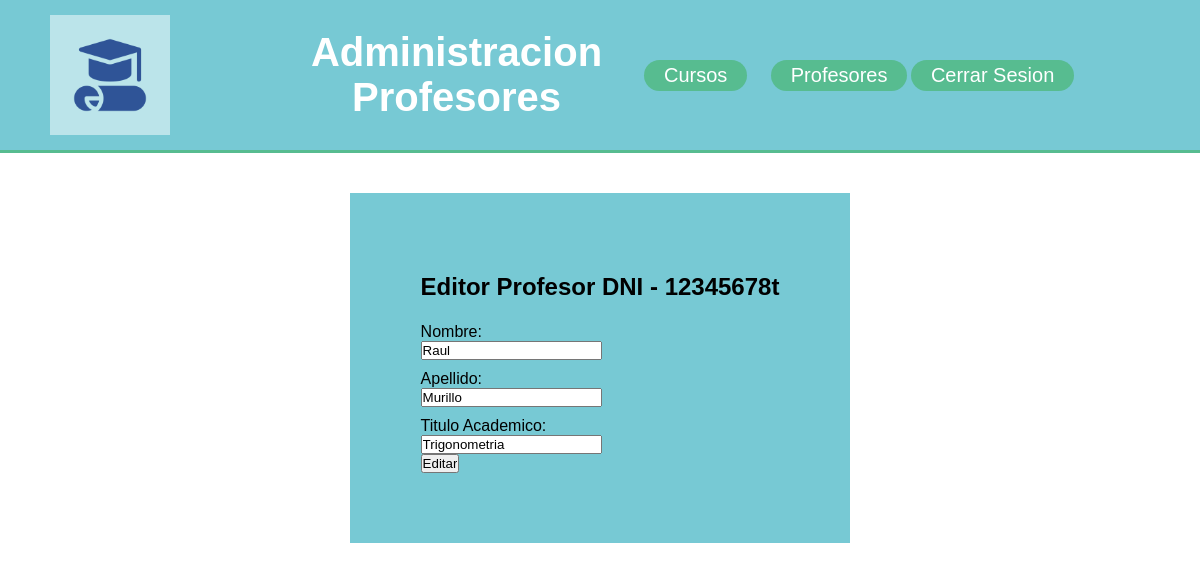
Page /Admin/editar_profesores.php?dni=12345678t (signed in) on the committed database.
### tables this page shows
CREATE TABLE `profesores` (
  `dni` varchar(9) NOT NULL,
  `nombre` varchar(30) NOT NULL,
  `apellido` varchar(30) NOT NULL,
  `titulo academico` varchar(50) NOT NULL,
  `foto` varchar(50) NOT NULL,
  `contraseña` varchar(50) NOT NULL,
  `activo` tinyint(1) NOT NULL DEFAULT 1
);

### Admin/funciones.php (called while the page is built, shortened)
<?php
function listado_profesor_especifico($con,$dni){
    $sql = "SELECT * FROM profesores WHERE dni = '".$dni."' and `activo` = 1";
    if($resultado = $con->query($sql)){
        while($row = $resultado->fetch_assoc()){
            $lista[] = $row;
        }
    }
    return $lista;
}
?>

### Admin/editar_profesores.php (the view, shortened to what this page needs)
<head>
    <link href="estilo_admin.css" rel="stylesheet" type="text/css">
</head>
<body>
    <?php
    if(isset($_SESSION['admin'])){
        if(isset($_GET['dni']) || isset($_POST['nombre'])){
        include('funciones.php');
        $con = conectar();
        if(isset($_GET['eliminar'])){
            if($_GET['eliminar'] == 1){
                $sql = "UPDATE cursos SET `activo` = 0 WHERE `profesor` = '".$_GET['dni']."'";
                echo $sql;
                if($resultado = $con->query($sql)){
                    echo "query realizada con exito";
                }else{
                    echo "Tu Query No se ha realizado correctamente (desactivacion de curso)";
                }
                $sql = "UPDATE profesores SET activo = 0 WHERE dni = '".$_GET['dni']."'";
            }else{
                $sql = "UPDATE profesores SET activo = 1 WHERE dni = '".$_GET['dni']."'";
            }
            if($resultado = $con->query($sql)){
                echo "<meta http-equiv=REFRESH content=0,URL=profesores_admin.php>";
            }else{
                echo "Tu Query No se ha realizado correctamente";
                echo "<meta http-equiv=REFRESH content=1,URL=profesores_admin.php>";
            }
        }else{
        if(isset($_POST['nombre'])){
            $sql = "UPDATE `profesores` SET `nombre` = '".$_POST['nombre']."', `apellido` = '".$_POST['apellido']."', `titulo academico` = '".$_POST['titulo_academico']."' WHERE `profesores`.`dni` = '".$_POST['dni']."';";
            if($resultado = $con->query($sql)){
                echo "<meta http-equiv=REFRESH content=0,URL=profesores_admin.php>";
            }else{
                echo "Tu Query No se ha realizado correctamente";
                echo "<meta http-equiv=REFRESH content=1,URL=profesores_admin.php>";
            }
        }else{
        ?>
        <header>
            <section>
                <div class="Logo"><a href="inicio.php"><img src='../logo/logo1.jpg' class="Logo"></a></div>
                <div class="Titulo"><h1>Administracion Profesores</h1></div>
                <div class="Boton_cursos"><a href="cursos_admin.php" class="boton_cursos">Cursos</a></div>
                <div class="Boton_profes"><a href="profesores_admin.php" class="boton_profes">Profesores</a></div>
                <div class="cerrar_sesion"><a href="cerrar_sesion.php" class="cerrar_sesion">Cerrar Sesion</a></div>
            </section>
        </header>
        <?php
            $listado = listado_profesor_especifico($con,$_GET['dni']);
        ?>
        <div class="Todo">
            <div class="form_profesor">
                <form action="editar_profesores.php" method="POST">
                    <label class="titulo_registro"><h2>Editor Profesor DNI - <?php echo $_GET['dni']; ?></h2></label>
                    <label for="Nombre">Nombre:</label>
                    <input type="text" id="nombre" name="nombre" value="<?php echo $listado[0]['nombre'] ?>" required></input>
                    <label for="apellido">Apellido:</label>
                    <input type="text" id="apellido" name="apellido" value="<?php echo $listado[0]['apellido'] ?>" required></input>
                    <label for="titulo_academico">Titulo Academico:</label>
                    <input type="text" id="titulo_academico" name="titulo_academico" value="<?php echo $listado[0]['titulo academico'] ?>" required></input>
                    <div><input type="Submit" value="Editar" id="submit" class="submit" /></div>
            </div>
        </div>
        <?php
        }
        }
        }else{
            echo "No hay ningun id de curso para editar...";
            echo "<meta http-equiv=REFRESH content=2,URL=cursos_admin.php>";
        }
    }else{
        echo "Debes Validarte...";
        echo "<meta http-equiv=REFRESH content=2,URL=login.php>";
    }
        ?>
</body>
</html>

### Admin/estilo_admin.css (style rules this page uses)
* { margin: 0; padding: 0; box-sizing: 0; }
body { font-family: Arial, Helvetica, sans-serif; }
header { background-color: #77c9d4; height: 150px; background-size: cover; background-repeat: no-repeat; border-bottom: #57BC90 3px solid; }
section { max-width: 1100px; margin: auto; height: 100%; display: flex; flex-direction: row; align-content: end; align-items: center; }
section > div { width: 25%; }
div.Logo { align-items: center; float: left; width: 25%; }
div.Logo > a { margin: 0px auto; }
img.Logo { height: 120px; width: 120px; margin: 0px auto; }
div.titulo { align-items: center; float: left; width: 35%; }
h1 { color: white; float: left; font-size: 40px; font-weight: bold; margin: 1em 0; text-align: center; margin: 0px auto; }
div.boton_cursos { display: flex; align-items: center; float: left; width: 15%; }
a.boton_cursos { float:left; color: white; text-decoration: none; background: #57BC90; padding: 4px 20px; border-radius: 30px; font-size: 20px; margin: 0px auto; }
div.boton_profes { display: flex; align-items: center; float: left; width: 15%; }
a.boton_profes { float:left; color: white; text-decoration: none; background: #57BC90; padding: 4px 20px; border-radius: 30px; font-size: 20px; margin: 0px auto; }
a.cerrar_sesion { float:left; color: white; text-decoration: none; background: #57BC90; padding: 4px 20px; border-radius: 30px; font-size: 20px; margin: 0px auto; }
div.todo { max-width: 1100px; margin: 40px auto; height: 70%; }
h2 { color: black; width: 100%; text-align: center; height: fit-content; height: 40px; }
form { margin: 0px auto; display: block; position: relative; }
form > label { width: 100%; display: flex; align-items: center; margin-top: 10px; }
img { width: 50px; }
div.form_profesor { width: 500px; height: 350px; display: flex; align-items: center; background-color: #77c9d4; margin: 0px auto }

### rows in the picture
profesores: nombre "Raul", apellido "Murillo", titulo_academico "Trigonometria"

### other values in the picture
$_GET['dni'] "12345678t"
